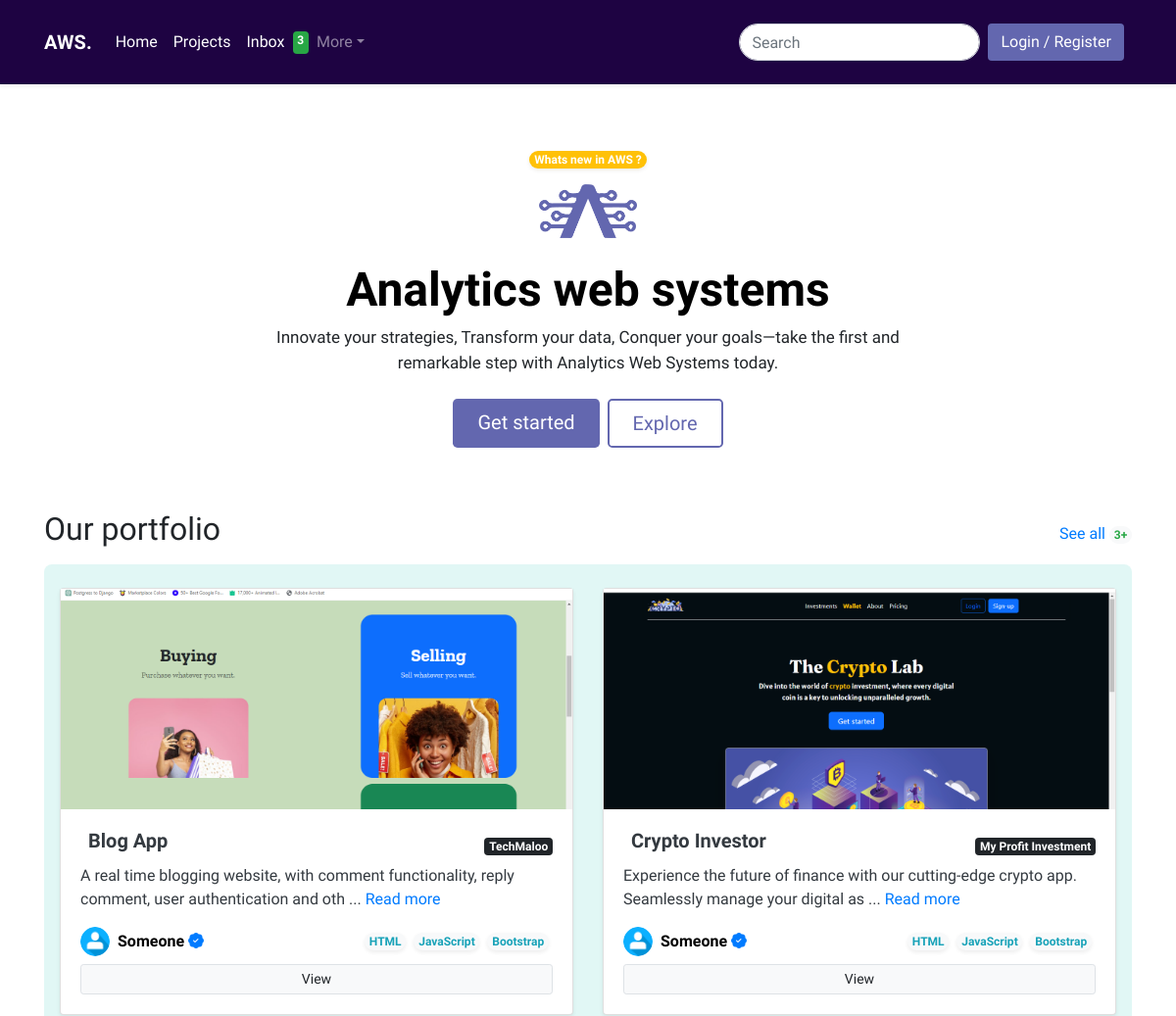
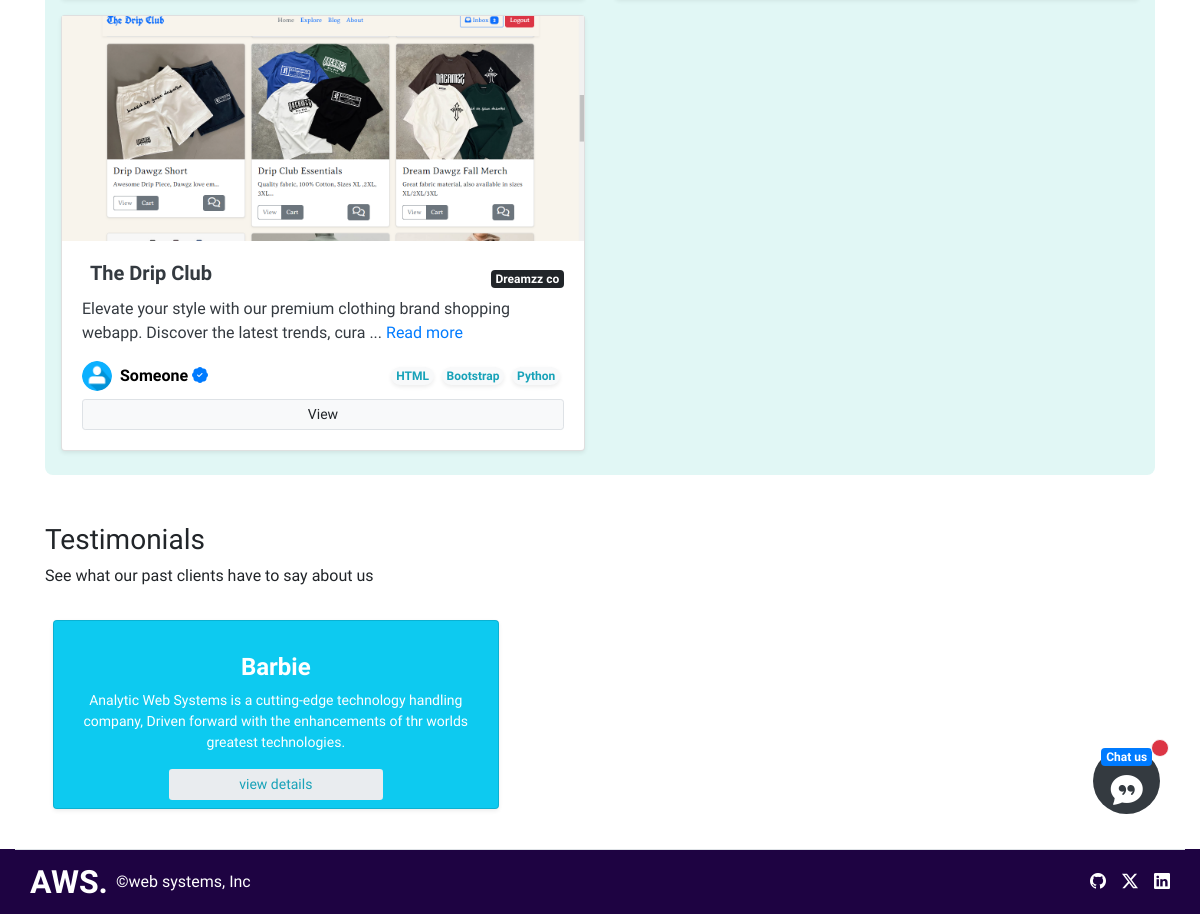
The page / on the database its author committed (2 pictures, top to bottom).
### app/models.py (models this page shows, shortened)
class Project(models.Model):
    title = models.CharField(max_length=100)
    description = models.TextField()
    start_date = models.DateField()
    end_date = models.DateField(null=True, blank=True)
    client = models.CharField(max_length=100)
    champion = models.ForeignKey(User, on_delete=models.CASCADE, null=True, blank=True)
    service = models.ForeignKey('Service', on_delete=models.CASCADE)
    team = models.ManyToManyField('TeamMember', related_name='projects')
    technologies_used = models.ManyToManyField('Technology', related_name='projects')
    image = models.ImageField(upload_to='project_images')
    more_images1 = models.ImageField(upload_to='project_images', null=True, blank=True)
    more_images2 = models.ImageField(upload_to='project_images', null=True, blank=True)

class Technology(models.Model):
    name = models.CharField(max_length=50)

class Testimonial(models.Model):
    user = models.ForeignKey(User, on_delete=models.CASCADE, null=True)
    content = models.TextField(null=True)

### userauths/models.py (models this page shows, shortened)
class User(AbstractUser):
    email = models.EmailField(unique=True)
    is_active = models.BooleanField(default=False)
    bio = models.TextField(blank=True)
    phone = models.CharField(max_length=100)
    address = models.CharField(max_length=100, blank=True)
    USERNAME_FIELD = 'email'
    REQUIRED_FIELDS = ['username']  # You can add more required fields if needed
    objects = CustomUserManager()

### app/views.py (the view)
# urls.py: path('', views.index, name='index'),
def index(request):
    projects = Project.objects.all()
    testimonials = Testimonial.objects.all()
    project_count = projects.count()
    technologies = Technology.objects.all()
    return render(request, "app/index.html", {
        "projects": projects,
        "technologies": technologies,
        "project_count": project_count,
        "testimonials": testimonials,
    })

### templates/app/index.html (shortened to what this page needs)
{%extends "partials/base.html"%}
{%load static%}
{%block content%}
<div class="px-4 background py-3 my-5 text-center">
    <div class="badge mb-3 shadow-sm bg-warning rounded-pill">Whats new in AWS ?</div>
    <img class="d-block mx-auto mb-4" src="{%static 'app_images/AWS LOGO.png'%}" alt="" width="100">
    <h1 class="display-5 fw-bold text-body-emphasis">Analytics web systems</h1>
    <div class="col-lg-8 classiq mx-auto">
        <p class="lead mb-4 fw-normal" style="font-size: 17px;">Innovate your strategies, Transform your data, Conquer
            your goals—take
            the first
            and remarkable step with
            Analytics Web Systems today.</p>
        <div class="d-grid gap-2 d-sm-flex justify-content-sm-center">
            <a href="#" style="" class="btn hoverme btn-lg px-4 gap-3">Get started</a>
            <a href="#" style="" class="btn hoverme_outline btn-lg px-4 gap-3">Explore</a>
        </div>
    </div>
</div>
<div class="d-flex justify-content-between align-items-center mb-2">
    <h2>Our portfolio</h2>
    <a href="{%url 'app:projects'%}" class="text-decoration-none">See all <span
            class="badge bg-body-tertiary text-success rounded-pill">{{project_count}}+</span></a>
</div>
<div class="container bbg p-3 rounded-3">
    <div class="row d-flex justify-content-between">
        {%for pro in projects%}
        <div class="col-md-6 my-2 col-lg-6 sm-4">
            <a href="{%url 'app:project_detail' pro.id%}" class="text-decoration-none text-dark">
                <div class="card shadow-sm">
                    <img src="{{pro.image.url}}" class="" width="100%" height="225" alt="" style="object-fit: cover;">
                    <div class="card-body">
                        <div class="d-flex align-items-center justify-content-between">
                            <h5 class="card-title mx-2"><strong>{{pro.title}}</strong></h5>
                            <span class="badge text-bg-dark">{{pro.client}}</span>
                        </div>
                        {% with words=pro.description|wordcount %}
                        {% if words > 9 %}
                        <p class="card-text">
                            {{ pro.description|slice:":100" }} ... <a href="{%url 'app:project_detail' pro.id%}">Read
                            more</a>
                        </p>
                        {% else %}
                        <p class="card-text">
                            {{ pro.description }}
                        </p>
                        {% endif %}
                        {% endwith %}
                        <div class="d-flex justify-content-between">
                            <a href="#"
                               class="d-flex mb-2 align-items-center link-body-emphasis text-decoration-none">
                                <img src="{% static 'app_images/default.png'%}" alt="" width="30" height="30" class="rounded-circle me-2">
                                <strong>{%if pro.champion%}{{pro.champion.user.username}}{%else%}Someone{%endif%} <i class="bi text-primary bi-patch-check-fill"></i></strong>
                            </a>
                            <div class="d-flex align-items-center">
                                {%for t in pro.technologies_used.all%}
                                <span class="badge mb-2 mx-1 shadow-sm rounded-pill bg-body-tertiary text-info">{{t.name}}</span>
                                {%endfor%}
                            </div>
                        </div>
                        <div class="d-flex justify-content-between align-items-center">
                            <div class="btn-group w-100">
                                <a href="{%url 'app:project_detail' pro.id%}" id="hover"
                                   class="btn border btn-sm bg-body-tertiary">View</a>
                            </div>
                        </div>
                    </div>
                </div>
            </a>
        </div>
        {%endfor%}
    </div>
</div><br><br>
<h3>Testimonials</h3>
<p style="" class="fs-6">See what our past clients have to say about us</p>
<div class="container d-flex justify-content-between p-2 rounded-3">
    <div class="row">
        {% for test in testimonials%}
        <div class="col-lg-6 col-md-6 my-2 text-center">
            <div class="card p-2 text-bg-info shadow-sm text-white">
                <div class="text-center">
                    <h4 class="fw-normal"><strong>{{test.user.username}}</strong></h4>
                    <p style="font-size: 14px;">{{test.content}}</p>
                    <div class="text-center">
                        <a href="#" class="btn btn-sm w-50 bg-body-secondary text-info">view details</a>
                    </div>
                </div>
            </div>
        </div>
        {%endfor%}
    </div>
</div>
{%endblock%}

### templates/partials/base.html (style rules this page uses)
.hoverme { background: #6367AF; color: #fff; }
.hoverme_outline { border: 2px solid #6367AF; color: #6367AF; }

### templates/app/index.html (style rules this page uses)
.bbg { background: #E1F7F5; }
#hover { background: black; }
.hoverme { background: #6367AF; color: #fff; }
.hoverme_outline { border: 2px solid #6367AF; color: #6367AF; }

### rows shown on the page
Project: image (picture), title "Blog App", client "TechMaloo", description "A real time blogging website, with comment functionality, reply comment, user authentication and oth", shows "Someone"
Technology: name "HTML"
Technology: name "JavaScript"
Technology: name "Bootstrap"
Project: image (picture), title "Crypto Investor", client "My Profit Investment", description "Experience the future of finance with our cutting-edge crypto app. Seamlessly manage your digital as", shows "Someone"
Project: image (picture), title "The Drip Club", client "Dreamzz co", description "Elevate your style with our premium clothing brand shopping webapp. Discover the latest trends, cura", shows "Someone"
Technology: name "Python"
Testimonial: user.username "Barbie", content "Analytic Web Systems is a cutting-edge technology handling company, Driven forward with the enhancements of thr worlds greatest technologies."

### other values the page prints
{{ project_count }} "3"
